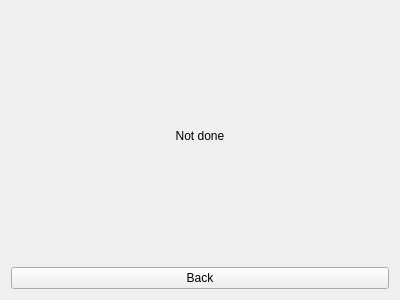
<?xml version="1.0" encoding="UTF-8"?>
<ui version="4.0">
 <class>Solo</class>
 <widget class="QWidget" name="Solo">
  <property name="geometry">
   <rect>
    <x>0</x>
    <y>0</y>
    <width>400</width>
    <height>300</height>
   </rect>
  </property>
  <property name="windowTitle">
   <string>Form</string>
  </property>
  <layout class="QVBoxLayout" name="verticalLayout">
   <item>
    <widget class="QLabel" name="label">
     <property name="text">
      <string>Not done</string>
     </property>
     <property name="alignment">
      <set>Qt::AlignCenter</set>
     </property>
    </widget>
   </item>
   <item>
    <widget class="QPushButton" name="back">
     <property name="text">
      <string>Back</string>
     </property>
    </widget>
   </item>
  </layout>
 </widget>
 <resources/>
 <connections/>
</ui>
